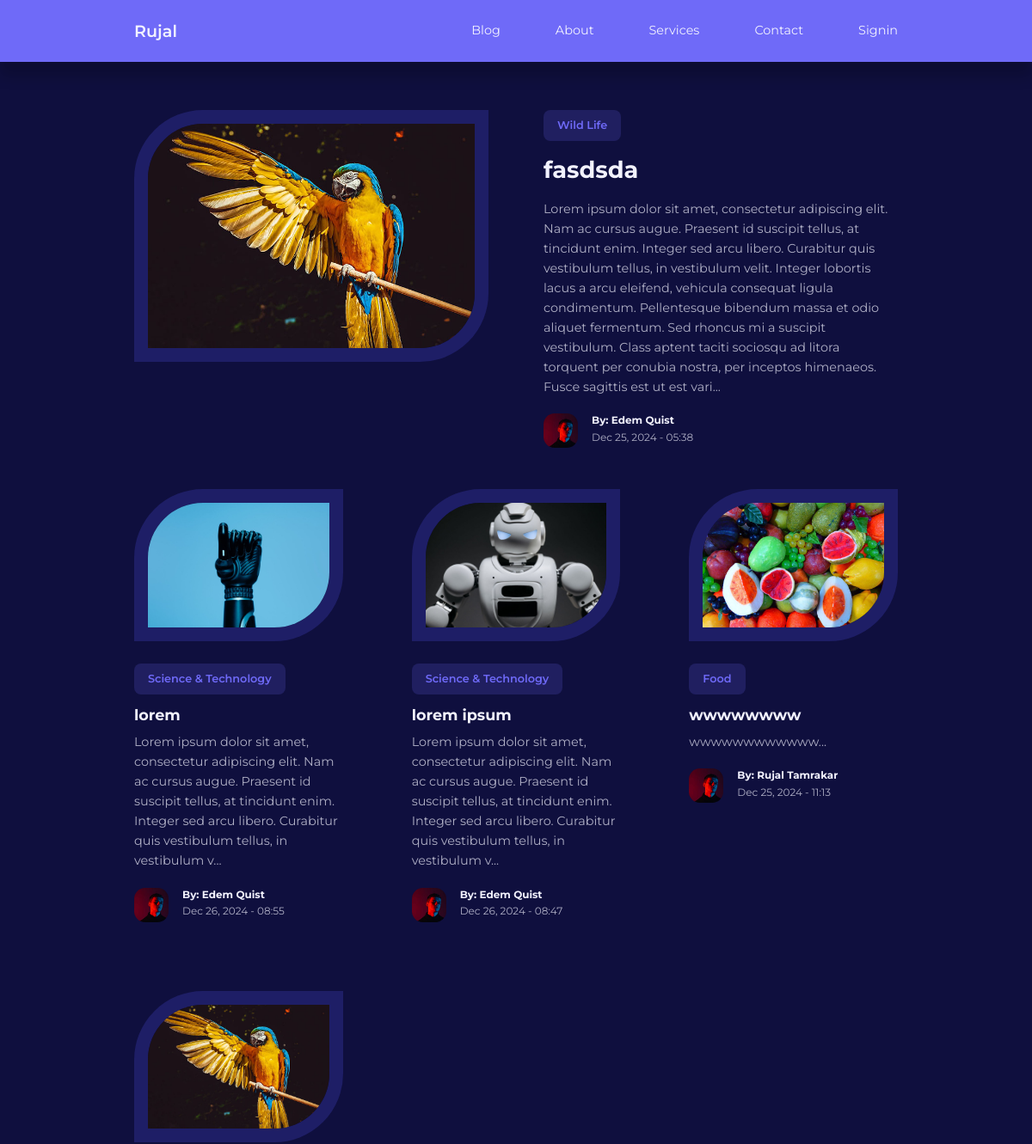
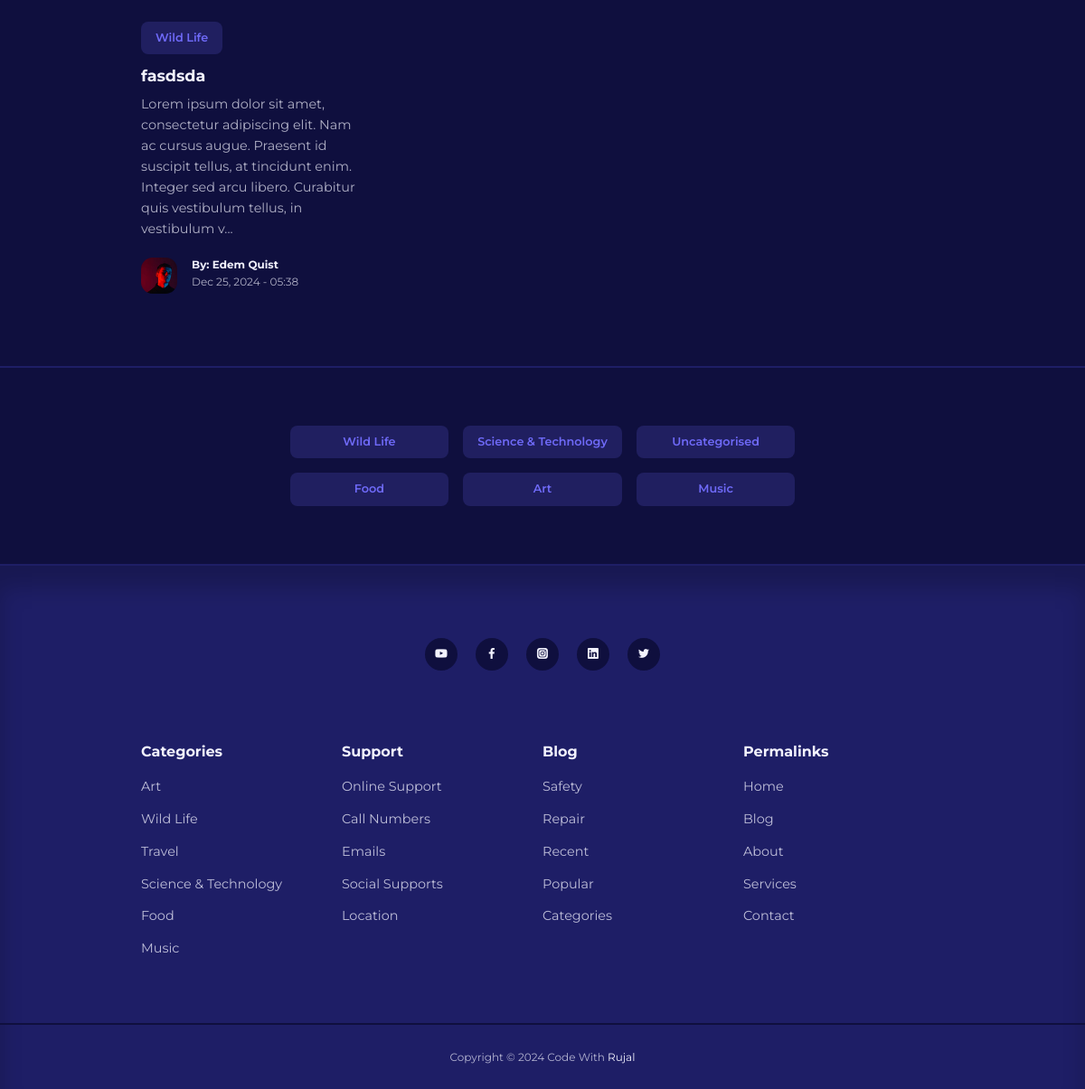
The page / on the database its author committed (2 pictures, top to bottom).
### tables this page shows
CREATE TABLE `posts` (
  `id` int(11) UNSIGNED NOT NULL,
  `title` varchar(255) NOT NULL,
  `body` text NOT NULL,
  `thumbnail` varchar(255) NOT NULL,
  `date_time` timestamp NOT NULL DEFAULT current_timestamp(),
  `category_id` int(11) UNSIGNED DEFAULT NULL,
  `author_id` int(11) UNSIGNED NOT NULL,
  `is_featured` tinyint(1) NOT NULL
);

CREATE TABLE `categories` (
  `id` int(11) UNSIGNED NOT NULL,
  `title` varchar(50) NOT NULL,
  `description` text NOT NULL
);

CREATE TABLE `users` (
  `id` int(11) UNSIGNED NOT NULL,
  `firstname` varchar(50) NOT NULL,
  `lastname` varchar(50) NOT NULL,
  `username` varchar(50) NOT NULL,
  `email` varchar(100) NOT NULL,
  `password` varchar(255) NOT NULL,
  `avatar` varchar(255) NOT NULL,
  `is_admin` tinyint(1) NOT NULL
);

### index.php (the view)
<?php
include 'partials/header.php';
$featured_query = "SELECT * FROM posts WHERE is_featured=1";
$featured_result = mysqli_query($connection, $featured_query);
$featured = mysqli_fetch_assoc($featured_result);
$query = "SELECT * FROM posts ORDER BY date_time DESC LIMIT 9";
$posts = mysqli_query($connection, $query);
?>
<?php if(mysqli_num_rows($featured_result) == 1) : ?>
    <section class="featured">
        <div class="container featured__container">
            <div class="post__thumbnail">
                <img src="./assets/images/<?= $featured['thumbnail'] ?>">
            </div>
            <div class="post__info">
                <?php
                $category_id = $featured['category_id'];
                $category_query = "SELECT * FROM categories WHERE id=$category_id";
                $category_result = mysqli_query($connection, $category_query);
                $category = mysqli_fetch_assoc($category_result);
                ?>
                <a href="<?= ROOT_URL ?>category-posts.php?id=<?= $category['id'] ?>" class="category__button"><?= $category['title'] ?></a>
                <h2 class="post__title"><a href="<?= ROOT_URL ?>post.php?id=<?= $featured['id'] ?>"><?= $featured['title'] ?></a></h2>
                <p class="post__body">
                    <?= substr($featured['body'], 0, 500) ?>...
                </p>
                <div class="post__author">
                    <?php
                    $author_id = $featured['author_id'];
                    $author_query = "SELECT * FROM users WHERE id=$author_id";
                    $author_result = mysqli_query($connection, $author_query);
                    $author = mysqli_fetch_assoc($author_result);
                    ?>
                    <div class="post__author-avatar">
                        <img src="./assets/images/<?= $author['avatar'] ?>">
                    </div>
                    <div class="post__author-info">
                        <h5>By: <?= "{$author['firstname']} {$author['lastname']}" ?></h5>
                        <small>
                            <?= date("M d, Y - H:i", strtotime($featured['date_time'])) ?>
                        </small>
                    </div>
                </div>
            </div>
        </div>
    </section>
<?php endif ?>
    <section class="posts <?= $featured ? '' : 'section__extra-margin' ?>">
        <div class="container posts__container">
            <?php while($post = mysqli_fetch_assoc($posts)) : ?>
            <article class="post">
                <div class="post__thumbnail">
                    <img src="./assets/images/<?= $post['thumbnail'] ?>">
                </div>
                <div class="post__info">
                <?php
                $category_id = $post['category_id'];
                $category_query = "SELECT * FROM categories WHERE id=$category_id";
                $category_result = mysqli_query($connection, $category_query);
                $category = mysqli_fetch_assoc($category_result);
                ?>
                    <a href="<?= ROOT_URL ?>category-posts.php?id=<?= $post['category_id'] ?>" class="category__button"><?= $category['title'] ?></a>
                    <h3 class="post__title">
                        <a href="<?= ROOT_URL ?>post.php?id=<?= $post['id'] ?>"><?= $post['title'] ?></a>
                    </h3>
                    <p class="post__body">
                        <?= substr($post['body'], 0, 200) ?>...
                    </p>
                    <div class="post__author">
                    <?php
                    $author_id = $post['author_id'];
                    $author_query = "SELECT * FROM users WHERE id=$author_id";
                    $author_result = mysqli_query($connection, $author_query);
                    $author = mysqli_fetch_assoc($author_result);
                    ?>
                        <div class="post__author-avatar">
                            <img src="./assets/images/<?= $author['avatar'] ?>">
                        </div>
                        <div class="post__author-info">
                            <h5>By: <?= "{$author['firstname']} {$author['lastname']}" ?></h5>
                            <small>
                            <?= date("M d, Y - H:i", strtotime($post['date_time'])) ?>
                            </small>
                        </div>
                    </div>
                </div>
            </article>
            <?php endwhile ?>
        </div>
    </section>
     <section class="category__buttons">
        <div class="container category__buttons-container">
                <?php
                    $all_categories_query = "SELECT * FROM categories";
                    $all_categories = mysqli_query($connection, $all_categories_query);
                ?>
                <?php while($category = mysqli_fetch_assoc($all_categories)) : ?>
                    <a href="<?= ROOT_URL ?>category-posts.php?id=<?= $category['id'] ?>" class="category__button"><?= $category['title'] ?></a>
                <?php endwhile ?>
        </div>
     </section>
     <?php
     include 'partials/footer.php';
     ?>

### partials/header.php (shortened to what this page needs)
<!DOCTYPE html>
<html lang="en">
<head>
    <link rel="stylesheet" href="<?= ROOT_URL ?>assets/css/style.css">
    <link rel="stylesheet" href="https://unicons.iconscout.com/release/v4.0.0/css/line.css">
</head>
<body>
    <nav>
        <div class="container nav__container">
            <a href="<?= ROOT_URL ?>" class="nav__logo">Rujal</a>
            <ul class="nav__items">
                <li><a href="<?= ROOT_URL ?>blog.php">Blog</a></li>
                <li><a href="<?= ROOT_URL ?>about.php">About</a></li>
                <li><a href="<?= ROOT_URL ?>services.php">Services</a></li>
                <li><a href="<?= ROOT_URL ?>contact.php">Contact</a></li>
                <?php if(isset($_SESSION['user-id'])) : ?>
                    <li class="nav__profile">
                    <div class="avatar">
                        <img src= "<?= ROOT_URL . 'assets/images/' . $avatar['avatar'] ?>">
                    </div>
                    <ul>
                        <li><a href="<?= ROOT_URL ?>admin/index.php">Dashboard</a></li>
                        <li><a href="<?= ROOT_URL ?>logout.php">Logout</a></li>
                    </ul>
                </li>
                <?php else : ?>
                <li><a href="<?= ROOT_URL ?>signin.php">Signin</a></li>
                <?php endif ?>
            </ul>
        </div>
    </nav>

### partials/footer.php (shortened to what this page needs)
<footer>
        <div class="footer__socials">
            <a href="https://youtube.com/@SyncAudioRT" target="_blank"><i class="uil uil-youtube"></i></a>
            <a href="https://facebook.com" target="_blank"><i class="uil uil-facebook-f"></i></a>
            <a href="https://instagram.com" target="_blank"><i class="uil uil-instagram-alt"></i></a>
            <a href="https://linkedin.com" target="_blank"><i class="uil uil-linkedin"></i></a>
            <a href="https://twitter.com" target="_blank"><i class="uil uil-twitter"></i></a>
        </div>
        <div class="container footer__container">
            <article>
                <h4>Categories</h4>
                <ul>
                    <li><a href="">Art</a></li>
                    <li><a href="">Wild Life</a></li>
                    <li><a href="">Travel</a></li>
                    <li><a href="">Science & Technology</a></li>
                    <li><a href="">Food</a></li>
                    <li><a href="">Music</a></li>
                </ul>
            </article>
            <article>
                <h4>Support</h4>
                <ul>
                    <li><a href="">Online Support</a></li>
                    <li><a href="">Call Numbers</a></li>
                    <li><a href="">Emails</a></li>
                    <li><a href="">Social Supports</a></li>
                    <li><a href="">Location</a></li>
                </ul>
            </article>
            <article>
                <h4>Blog</h4>
                <ul>
                    <li><a href="">Safety</a></li>
                    <li><a href="">Repair</a></li>
                    <li><a href="">Recent</a></li>
                    <li><a href="">Popular</a></li>
                    <li><a href="">Categories</a></li>
                </ul>
            </article>
            <article>
                <h4>Permalinks</h4>
                <ul>
                    <li><a href="">Home</a></li>
                    <li><a href="">Blog</a></li>
                    <li><a href="">About</a></li>
                    <li><a href="">Services</a></li>
                    <li><a href="">Contact</a></li>
                </ul>
            </article>
        </div>
        <div class="footer__copyright">
            <small>Copyright &copy; <span id="year"></span> Code With<a href="https://github.com/rujal404" target="_blank"> Rujal</a></small>
        </div>
      </footer>
</body>
</html>

### assets/css/style.css (style rules this page uses)
:root { --color-primary: #6f6af8; --color-primary-light: hsl(242, 91%, 69%, 18%); --color-primary-variant: #5854c7; --color-red: #da0f3f; --color-red-variant: #ad1034; --color-red-light: hsl(346, 87%, 46%, 15%); --color-green: #00c476; --color-green-light: hsl(156, 100%, 38%, 15%); --color-gray-900: #1e1e66; --color-gray-700: #2b2b7c; --color-gray-300: rgba(242, 242, 254, 0.3); --color-gray-200: rgba(242, 242, 254, 0.7); --color-white: #f2f2fe; --color-bg: #0f0f3e; --transition: all 300ms ease; --container-width-lg: 74%; --container-width-md: 88%; --form-width: 40%; --card-border-radius-1: 0.3rem; --card-border-radius-2: 0.5rem; --card-border-radius-3: 0.8rem; --card-border-radius-4: 2rem; --card-border-radius-5: 5rem; }
* { margin: 0; padding: 0; outline: 0; border: 0; appearance: none; list-style: none; text-decoration: none; box-sizing: border-box; }
body { font-family: "Montserrat", serif; line-height: 1.6; color: var(--color-gray-200); overflow-x: hidden; background: var(--color-bg); font-size: 0.9rem; }
.container { width: var(--container-width-lg); max-width: 1800px; margin-inline: auto; }
section { margin-top: 3rem; width: 100vw; }
h1, h2, h3, h4, h5 { color: var(--color-white); line-height: 1.3; }
h2 { font-size: 1.7rem; margin: 1rem 0; }
h3 { font-size: 1.1rem; margin: 0.8rem 0 0.5rem; }
h4 { font-size: 1rem; }
a { color: var(--color-white); transition: var(--transition); }
img { display: block; width: 100%; object-fit: cover; }
nav { background: var(--color-primary); width: 100vw; height: 4.5rem; position: fixed; top: 0; z-index: 10; box-shadow: 0 1rem 1rem rgba(0, 0, 0, 0.2); }
.nav__container { height: 100%; display: flex; align-items: center; justify-content: space-between; }
.nav__logo { font-weight: 600; font-size: 1.2rem; }
.nav__items { display: flex; align-items: center; gap: 4rem; }
.category__button { background: var(--color-primary-light); color: var(--color-primary); display: inline-block; padding: 0.5rem 1rem; border-radius: var(--card-border-radius-2); font-weight: 600; font-size: 0.8rem; text-align: center; }
.post__thumbnail { border-radius: var(--card-border-radius-5) 0; border: 1rem solid var(--color-gray-900); overflow: hidden; margin-bottom: 1.6rem; }
.post__author { display: flex; gap: 1rem; margin-top: 1.2rem; }
.post__author-avatar { width: 2.5rem; height: 2.5rem; border-radius: var(--card-border-radius-3); overflow: hidden; }
.featured { margin-top: 8rem; }
.featured__container { display: grid; grid-template-columns: 1fr 1fr; gap: 4rem; }
.featured .post__thumbnail { height: fit-content; }
.posts__container { display: grid; grid-template-columns: repeat(3, 1fr); gap: 5rem; margin-bottom: 5rem; }
.category__buttons { padding: 4rem 0; border-top: 2px solid var(--color-gray-900); border-bottom: 2px solid var(--color-gray-900); }
.category__buttons-container { width: fit-content; display: grid; grid-template-columns: repeat(3, 1fr); gap: 1rem; }
footer { background: var(--color-gray-900); padding: 5rem 0 0; box-shadow: inset 0 1.5rem 1.5rem rgba(0, 0, 0, 0.2); }
.footer__socials { margin-inline: auto; width: fit-content; margin-bottom: 5rem; display: flex; justify-content: space-between; align-items: center; gap: 1.2rem; }
.footer__socials a { background: var(--color-bg); border-radius: 50%; width: 2.3rem; height: 2.3rem; display: flex; align-items: center; justify-content: center; }
.footer__container { display: grid; grid-template-columns: repeat(4 ,1fr); }
footer h4 { color: var(--color-white); margin-bottom: 0.6rem; }
footer ul li { padding: 0.4rem 0; }
footer ul a { opacity: 0.75; }
.footer__copyright { text-align: center; padding: 1.5rem 0; border-top: 2px solid var(--color-bg); margin-top: 4rem; }

### rows shown on the page
posts: thumbnail (picture), title "fasdsda", body "Lorem ipsum dolor sit amet, consectetur adipiscing elit. Nam ac cursus augue. Praesent id suscipit tellus, at tincidunt enim. Integer sed arcu libero. Curabitur quis vestibulum tellus, in vestibulum velit. Integer lobortis lacus a arcu eleifend, vehicula consequat ligula condimentum. Pellentesque bibendum massa et odio aliquet fermentum. Sed rhoncus mi a suscipit vestibulum. Class aptent taciti sociosqu ad litora torquent per conubia nostra, per inceptos himenaeos. Fusce sagittis est ut est vari", date_time "Dec 25, 2024 - 05:38", category.title "Wild Life", body "Lorem ipsum dolor sit amet, consectetur adipiscing elit. Nam ac cursus augue. Praesent id suscipit tellus, at tincidunt enim. Integer sed arcu libero. Curabitur quis vestibulum tellus, in vestibulum v", author.avatar (picture), author.firstname "Edem", author.lastname "Quist"
categories: title "Wild Life"
users: avatar (picture), firstname "Edem", lastname "Quist"
posts: thumbnail (picture), category.title "Science & Technology", title "lorem", body "Lorem ipsum dolor sit amet, consectetur adipiscing elit. Nam ac cursus augue. Praesent id suscipit tellus, at tincidunt enim. Integer sed arcu libero. Curabitur quis vestibulum tellus, in vestibulum v", author.avatar (picture), author.firstname "Edem", author.lastname "Quist", date_time "Dec 26, 2024 - 08:55"
posts: thumbnail (picture), category.title "Science & Technology", title "lorem ipsum", body "Lorem ipsum dolor sit amet, consectetur adipiscing elit. Nam ac cursus augue. Praesent id suscipit tellus, at tincidunt enim. Integer sed arcu libero. Curabitur quis vestibulum tellus, in vestibulum v", author.avatar (picture), author.firstname "Edem", author.lastname "Quist", date_time "Dec 26, 2024 - 08:47"
posts: thumbnail (picture), category.title "Food", title "wwwwwwww", body "wwwwwwwwwwww", author.avatar (picture), author.firstname "Rujal", author.lastname "Tamrakar", date_time "Dec 25, 2024 - 11:13"
categories: title "Science & Technology"
categories: title "Uncategorised"
categories: title "Food"
categories: title "Art"
categories: title "Music"
